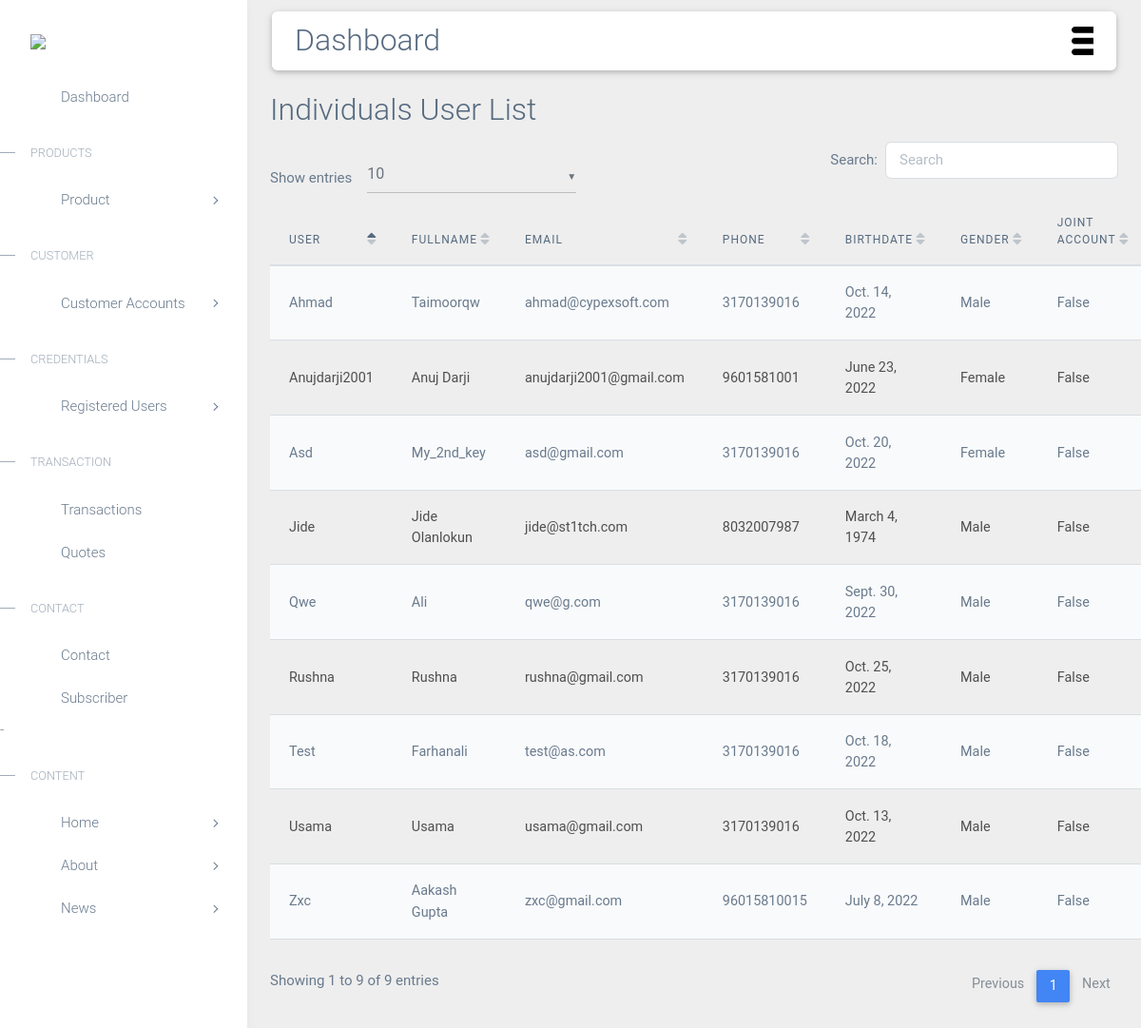
Before: /devadmin/iuserlist/ with the older database file.
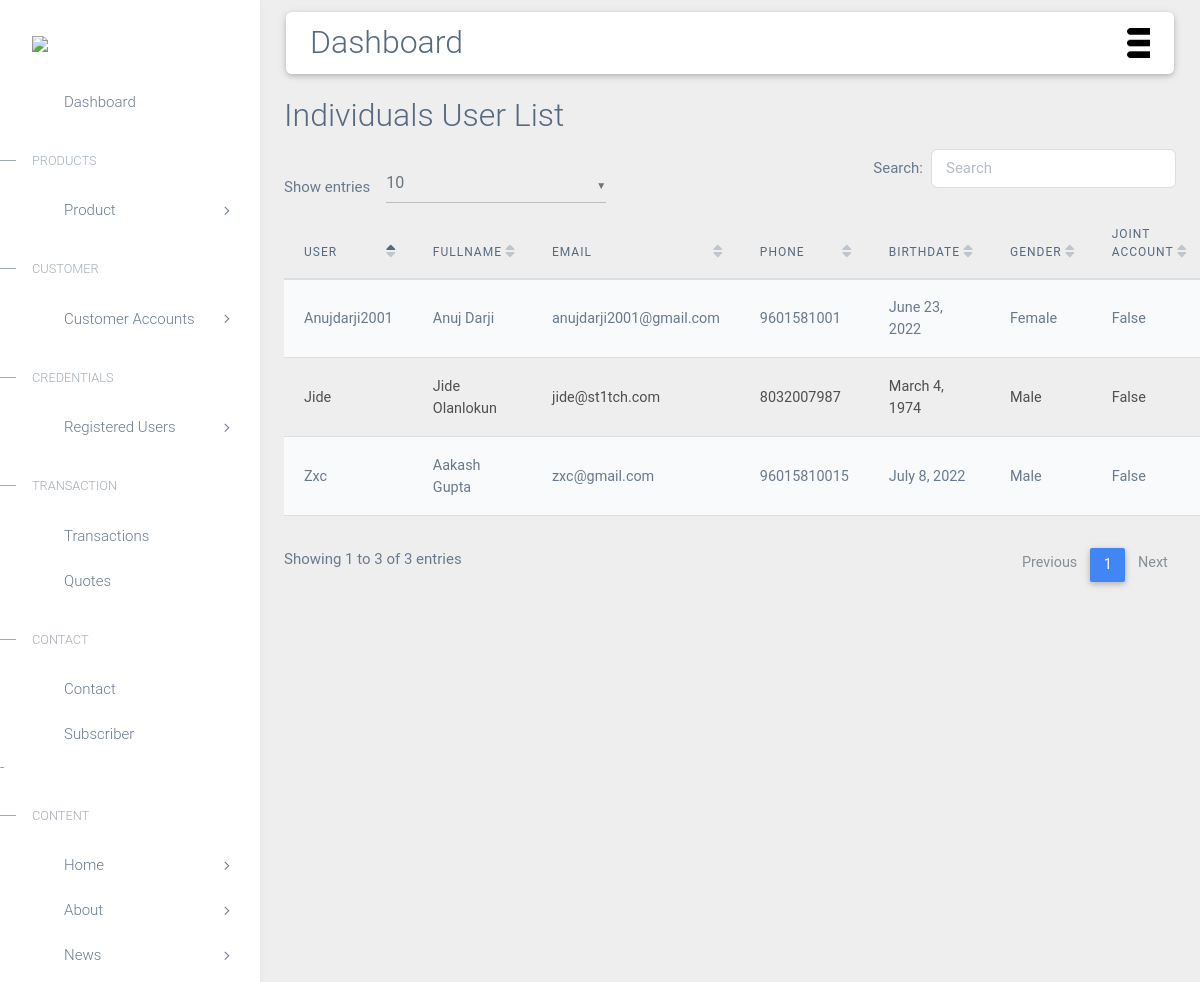
After: the same page with the newer database file.
### accounts/models.py (models this page shows)
class  IndividualRegister(models.Model):
   try:
    user = models.ForeignKey(User, on_delete=models.CASCADE)
    typeofuser = models.CharField(max_length=200, default="None")
    f_name = models.CharField(max_length=200)
    l_name = models.CharField(max_length=200)
    phone = models.PositiveIntegerField()
    house_number = models.CharField(max_length=200)
    street_name = models.CharField(max_length=500)
    city = models.CharField(max_length=200)
    state = models.CharField(max_length=200)
    country = models.CharField(max_length=200)
    birthdate = models.DateField()
    gender = models.CharField(max_length=200)
    occupation = models.CharField(max_length=200)
    NIN = models.CharField(max_length=200)
    BVN = models.CharField(max_length=200)
    joint_account = models.BooleanField(default=False)
    individual_signature = models.ImageField(upload_to='individualsignpic')
    individual_photo = models.ImageField(upload_to='individualprofilepic')
    kin_name = models.CharField(max_length=200)
    kin_relationship = models.CharField(max_length=200)
    kin_phone = models.PositiveIntegerField()
    kin_house_number = models.CharField(max_length=200)
    kin_street_name = models.CharField(max_length=500)
    kin_city = models.CharField(max_length=200)
    kin_state = models.CharField(max_length=200)
    kin_country = models.CharField(max_length=200)
    def str(self):
        return str(self.id)
   except Exception as e:
    print(e)

### accounts/views.py (the view)
# urls.py: path('devadmin/iuserlist/', views.adminaindividualusers, name='adminaindividualusers'),
def adminaindividualusers(request):
    iusers = IndividualRegister.objects.raw('SELECT  auth_user.email u_email,  * FROM accounts_individualregister JOIN auth_user on auth_user.id = accounts_individualregister.user_id where accounts_individualregister.joint_account = false')
    return render(request, 'devadmin/adminaindividualusers.html',{'iusers':iusers})

### accounts/templates/devadmin/adminaindividualusers.html (shortened to what this page needs)
{% extends 'devadmin/base.html' %}
{% load static %}
{% block main-content %}
<link rel="stylesheet" href="https://use.fontawesome.com/releases/v5.8.2/css/all.css">
<link rel="stylesheet" href="{% static 'devadmin/css/addons/mdb.min.css' %}" />
<link rel="stylesheet" href="{% static 'devadmin/css/addons/datatables.min.css' %}" />
<link rel="stylesheet" href="{% static 'devadmin/css/addons/datatables-select.min.css' %}" />
<div class="m-4">
    <h2 class=""> Individuals User List</h2>
<table id="dtMaterialDesignExample" class="table table-striped table-responsive" cellspacing="0" width="100%">
<thead>
    <tr>
        <th>User</th>
        <th>Fullname</th>
        <th>Email</th>
        <th>Phone</th>
        <th>Birthdate</th>
        <th>Gender</th>
        <th>Joint Account</th>
    </tr>
</thead>
<tbody>
    {% if iusers %}
    {% for i in iusers %}
    <tr>
        <td>{{i.user|capfirst}}</td>
        <td>{{i.f_name|capfirst}}</td>
        <td>{{i.u_email}}</td>
        <td>{{i.phone}}</td>
        <td>{{i.birthdate}}</td>
        <td>{{i.gender}}</td>
        <td>{{i.joint_account}}</td>
    </tr>
    {% endfor %}
    {% endif %}
</tbody>
</table>
</div>
</div>
{% endblock main-content %}

Changed rows visible on the page:
removed IndividualRegister: user "Test", f_name "Farhanali", u_email "test@as.com", phone "3170139016", birthdate "Oct. 18, 2022", gender "Male", joint_account "False"
removed IndividualRegister: user "Ahmad", f_name "Taimoorqw", u_email "ahmad@cypexsoft.com", phone "3170139016", birthdate "Oct. 14, 2022", gender "Male", joint_account "False"
removed IndividualRegister: user "Qwe", f_name "Ali", u_email "qwe@g.com", phone "3170139016", birthdate "Sept. 30, 2022", gender "Male", joint_account "False"
removed IndividualRegister: user "Rushna", f_name "Rushna", u_email "rushna@gmail.com", phone "3170139016", birthdate "Oct. 25, 2022", gender "Male", joint_account "False"
removed IndividualRegister: user "Usama", f_name "Usama", u_email "usama@gmail.com", phone "3170139016", birthdate "Oct. 13, 2022", gender "Male", joint_account "False"
removed IndividualRegister: user "Asd", f_name "My_2nd_key", u_email "asd@gmail.com", phone "3170139016", birthdate "Oct. 20, 2022", gender "Female", joint_account "False"
Other visible differences:
text written by a page script: "Show entries ▼ Search: Showing 1 to 9 of 9 entries Previous 1 Next" → "Show entries ▼ Search: Showing 1 to 3 of 3 entries Previous 1 Next"
